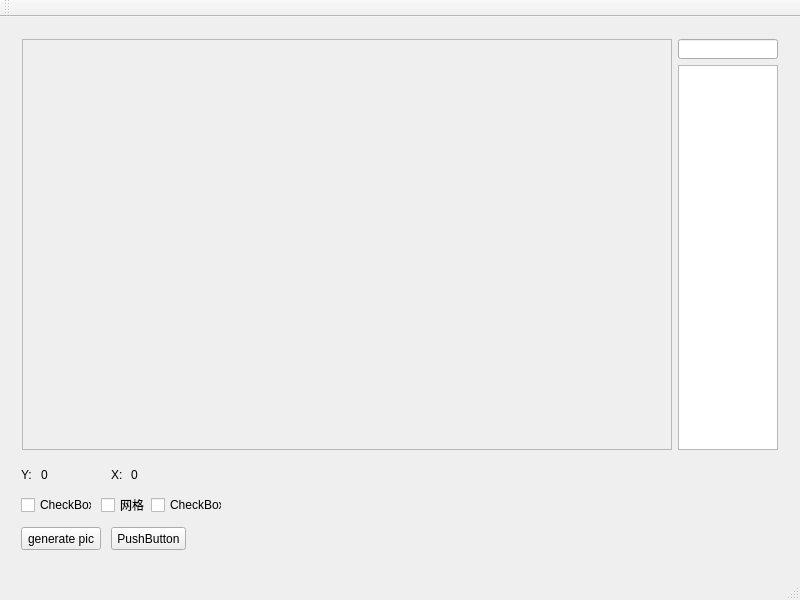
<?xml version="1.0" encoding="UTF-8"?>
<ui version="4.0">
 <class>MainWindow</class>
 <widget class="QMainWindow" name="MainWindow">
  <property name="geometry">
   <rect>
    <x>0</x>
    <y>0</y>
    <width>800</width>
    <height>600</height>
   </rect>
  </property>
  <property name="minimumSize">
   <size>
    <width>500</width>
    <height>100</height>
   </size>
  </property>
  <property name="windowTitle">
   <string>MainWindow</string>
  </property>
  <widget class="QWidget" name="centralWidget">
   <layout class="QVBoxLayout" name="verticalLayout">
    <item>
     <widget class="QWidget" name="widget" native="true">
      <property name="sizePolicy">
       <sizepolicy hsizetype="Preferred" vsizetype="Preferred">
        <horstretch>0</horstretch>
        <verstretch>0</verstretch>
       </sizepolicy>
      </property>
      <property name="minimumSize">
       <size>
        <width>760</width>
        <height>400</height>
       </size>
      </property>
      <layout class="QGridLayout" name="gridLayout">
       <item row="1" column="2" rowspan="2">
        <widget class="QListView" name="listView">
         <property name="minimumSize">
          <size>
           <width>100</width>
           <height>0</height>
          </size>
         </property>
         <property name="maximumSize">
          <size>
           <width>100</width>
           <height>16777215</height>
          </size>
         </property>
        </widget>
       </item>
       <item row="0" column="2">
        <widget class="QLineEdit" name="lineEdit">
         <property name="sizePolicy">
          <sizepolicy hsizetype="Expanding" vsizetype="Expanding">
           <horstretch>0</horstretch>
           <verstretch>0</verstretch>
          </sizepolicy>
         </property>
         <property name="minimumSize">
          <size>
           <width>100</width>
           <height>20</height>
          </size>
         </property>
         <property name="maximumSize">
          <size>
           <width>100</width>
           <height>20</height>
          </size>
         </property>
        </widget>
       </item>
       <item row="0" column="0" rowspan="3" colspan="2">
        <widget class="QScrollArea" name="scrollArea">
         <property name="sizePolicy">
          <sizepolicy hsizetype="Expanding" vsizetype="Expanding">
           <horstretch>0</horstretch>
           <verstretch>0</verstretch>
          </sizepolicy>
         </property>
         <property name="minimumSize">
          <size>
           <width>0</width>
           <height>0</height>
          </size>
         </property>
         <property name="maximumSize">
          <size>
           <width>666666</width>
           <height>65556</height>
          </size>
         </property>
         <property name="autoFillBackground">
          <bool>true</bool>
         </property>
         <property name="frameShadow">
          <enum>QFrame::Sunken</enum>
         </property>
         <property name="widgetResizable">
          <bool>true</bool>
         </property>
         <widget class="QWidget" name="scrollAreaWidgetContents">
          <property name="geometry">
           <rect>
            <x>0</x>
            <y>0</y>
            <width>656</width>
            <height>399</height>
           </rect>
          </property>
         </widget>
        </widget>
       </item>
      </layout>
     </widget>
    </item>
    <item>
     <widget class="QWidget" name="widget_2" native="true">
      <property name="minimumSize">
       <size>
        <width>100</width>
        <height>100</height>
       </size>
      </property>
      <property name="maximumSize">
       <size>
        <width>16777215</width>
        <height>100</height>
       </size>
      </property>
      <widget class="QLabel" name="label_4">
       <property name="geometry">
        <rect>
         <x>10</x>
         <y>0</y>
         <width>16</width>
         <height>16</height>
        </rect>
       </property>
       <property name="text">
        <string>Y:</string>
       </property>
      </widget>
      <widget class="QCheckBox" name="checkBox_2">
       <property name="geometry">
        <rect>
         <x>10</x>
         <y>30</y>
         <width>71</width>
         <height>16</height>
        </rect>
       </property>
       <property name="text">
        <string>CheckBox</string>
       </property>
      </widget>
      <widget class="QCheckBox" name="checkBox">
       <property name="geometry">
        <rect>
         <x>90</x>
         <y>30</y>
         <width>47</width>
         <height>16</height>
        </rect>
       </property>
       <property name="text">
        <string>网格</string>
       </property>
      </widget>
      <widget class="QCheckBox" name="checkBox_3">
       <property name="geometry">
        <rect>
         <x>140</x>
         <y>30</y>
         <width>71</width>
         <height>16</height>
        </rect>
       </property>
       <property name="text">
        <string>CheckBox</string>
       </property>
      </widget>
      <widget class="QPushButton" name="pushButton_3">
       <property name="geometry">
        <rect>
         <x>10</x>
         <y>60</y>
         <width>80</width>
         <height>23</height>
        </rect>
       </property>
       <property name="text">
        <string>generate pic</string>
       </property>
      </widget>
      <widget class="QPushButton" name="pushButton">
       <property name="geometry">
        <rect>
         <x>100</x>
         <y>60</y>
         <width>75</width>
         <height>23</height>
        </rect>
       </property>
       <property name="text">
        <string>PushButton</string>
       </property>
      </widget>
      <widget class="QLabel" name="label_3">
       <property name="geometry">
        <rect>
         <x>120</x>
         <y>0</y>
         <width>54</width>
         <height>16</height>
        </rect>
       </property>
       <property name="text">
        <string>0</string>
       </property>
      </widget>
      <widget class="QLabel" name="label_2">
       <property name="geometry">
        <rect>
         <x>30</x>
         <y>0</y>
         <width>54</width>
         <height>16</height>
        </rect>
       </property>
       <property name="text">
        <string>0</string>
       </property>
      </widget>
      <widget class="QLabel" name="label">
       <property name="geometry">
        <rect>
         <x>100</x>
         <y>0</y>
         <width>16</width>
         <height>16</height>
        </rect>
       </property>
       <property name="text">
        <string>X:</string>
       </property>
      </widget>
     </widget>
    </item>
   </layout>
  </widget>
  <widget class="QMenuBar" name="menuBar">
   <property name="geometry">
    <rect>
     <x>0</x>
     <y>0</y>
     <width>800</width>
     <height>23</height>
    </rect>
   </property>
  </widget>
  <widget class="QToolBar" name="mainToolBar">
   <attribute name="toolBarArea">
    <enum>TopToolBarArea</enum>
   </attribute>
   <attribute name="toolBarBreak">
    <bool>false</bool>
   </attribute>
  </widget>
  <widget class="QStatusBar" name="statusBar"/>
 </widget>
 <layoutdefault spacing="6" margin="11"/>
 <resources/>
 <connections/>
</ui>
